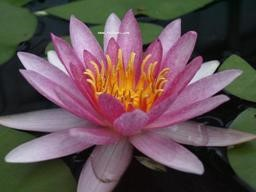
#> input picture homework/test.jpg, 256 x 192 px
$ python canny.py
#> lines starting #> are read from the running program, lines starting #| are printed output that depends on the picture
# -*- coding: UTF-8 -*-

import cv2
import numpy as np
from matplotlib import pyplot as plt

m1 = np.array([[-1, 0, 1], [-1, 0, 1], [-1, 0, 1]])
m2 = np.array([[-1, -1, -1], [0, 0, 0], [1, 1, 1]])
img = cv2.imread("./test.jpg", 0)
#> img: shape (192, 256); min 0, max 232, mean 87.1
img = cv2.GaussianBlur(img, (3, 3), 2)

img1 = np.zeros(img.shape, dtype="uint8")
theta = np.zeros(img.shape, dtype="float")
img = cv2.copyMakeBorder(img, 1, 1, 1, 1, borderType=cv2.BORDER_REPLICATE)
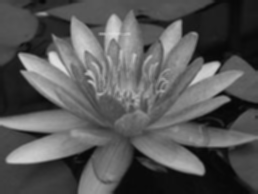
#> img: shape (194, 258); min 6, max 223, mean 86.5
rows, cols = img.shape
#> rows = 194; cols = 258
for i in range(1, rows-1):
    for j in range(1, cols-1):
        Gy = (np.dot(np.array([1, 1, 1]), (m1 * img[i - 1:i +
                                                    2, j - 1:j + 2]))).dot(np.array([[1], [1], [1]]))
        Gx = (np.dot(np.array([1, 1, 1]), (m2 * img[i - 1:i +
                                                    2, j - 1:j + 2]))).dot(np.array([[1], [1], [1]]))
        if Gx[0] == 0:
            theta[i-1, j-1] = 90
            continue
        else:
            temp = (np.arctan(Gy[0] / Gx[0])) * 180 / np.pi
        if Gx[0]*Gy[0] > 0:
            if Gx[0] > 0:
                theta[i-1, j-1] = np.abs(temp)
            else:
                theta[i-1, j-1] = (np.abs(temp) - 180)
        if Gx[0] * Gy[0] < 0:
            if Gx[0] > 0:
                theta[i-1, j-1] = (-1) * np.abs(temp)
            else:
                theta[i-1, j-1] = 180 - np.abs(temp)
        img1[i-1, j-1] = (np.sqrt(Gx**2 + Gy**2))
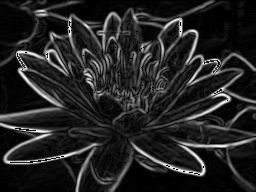
#> img1: shape (192, 256); min 0, max 255, mean 36.3
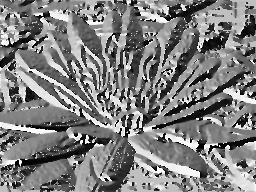
#> theta: shape (192, 256) float64; min -179.8, max 179.8, mean 0.1; drawn with min black and max white
for i in range(1, rows - 2):
    for j in range(1, cols - 2):
        if (((theta[i, j] >= -22.5) and (theta[i, j] < 22.5)) or
                ((theta[i, j] <= -157.5) and (theta[i, j] >= -180)) or
                ((theta[i, j] >= 157.5) and (theta[i, j] < 180))):
            theta[i, j] = 0.0
        elif (((theta[i, j] >= 22.5) and (theta[i, j] < 67.5)) or
              ((theta[i, j] <= -112.5) and (theta[i, j] >= -157.5))):
            theta[i, j] = 45.0
        elif (((theta[i, j] >= 67.5) and (theta[i, j] < 112.5)) or
              ((theta[i, j] <= -67.5) and (theta[i, j] >= -112.5))):
            theta[i, j] = 90.0
        elif (((theta[i, j] >= 112.5) and (theta[i, j] < 157.5)) or
              ((theta[i, j] <= -22.5) and (theta[i, j] >= -67.5))):
            theta[i, j] = -45.0
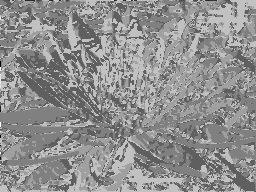
#> theta: shape (192, 256) float64; min -178, max 175.9, mean 21.2; drawn with min black and max white

img2 = np.zeros(img1.shape)

for i in range(1, img2.shape[0]-1):
    for j in range(1, img2.shape[1]-1):
        if (theta[i, j] == 0.0) and (img1[i, j] == np.max([img1[i, j], img1[i+1, j], img1[i-1, j]])):
            img2[i, j] = img1[i, j]

        if (theta[i, j] == -45.0) and img1[i, j] == np.max([img1[i, j], img1[i-1, j-1], img1[i+1, j+1]]):
            img2[i, j] = img1[i, j]

        if (theta[i, j] == 90.0) and img1[i, j] == np.max([img1[i, j], img1[i, j+1], img1[i, j-1]]):
            img2[i, j] = img1[i, j]

        if (theta[i, j] == 45.0) and img1[i, j] == np.max([img1[i, j], img1[i-1, j+1], img1[i+1, j-1]]):
            img2[i, j] = img1[i, j]
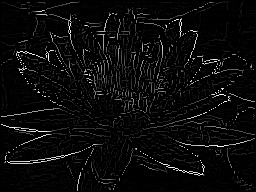
#> img2: shape (192, 256) float64; min 0, max 255, mean 10.7

img3 = np.zeros(img2.shape)
TL = 50
TH = 100
for i in range(1, img3.shape[0]-1):
    for j in range(1, img3.shape[1]-1):
        if img2[i, j] < TL:
            img3[i, j] = 0
        elif img2[i, j] > TH:
            img3[i, j] = 255
        elif ((img2[i+1, j] < TH) or (img2[i-1, j] < TH) or (img2[i, j+1] < TH) or
                (img2[i, j-1] < TH) or (img2[i-1, j-1] < TH) or (img2[i-1, j+1] < TH) or
              (img2[i+1, j+1] < TH) or (img2[i+1, j-1] < TH)):
            img3[i, j] = 255
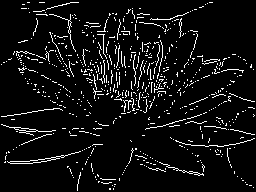
#> img3: shape (192, 256) float64; 6.8% white in thin lines or dots


cv2.imshow("Original", img)
cv2.imshow("Gradient magnitude", img1)
cv2.imshow("Non-maximum suppression grayscale", img2)
cv2.imshow("Final", img3)
cv2.imshow("Angle grayscale", theta)
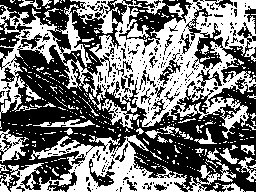
#> window 'Angle grayscale': shape (192, 256); min 0, max 255, mean 119.6
cv2.waitKey(0)
